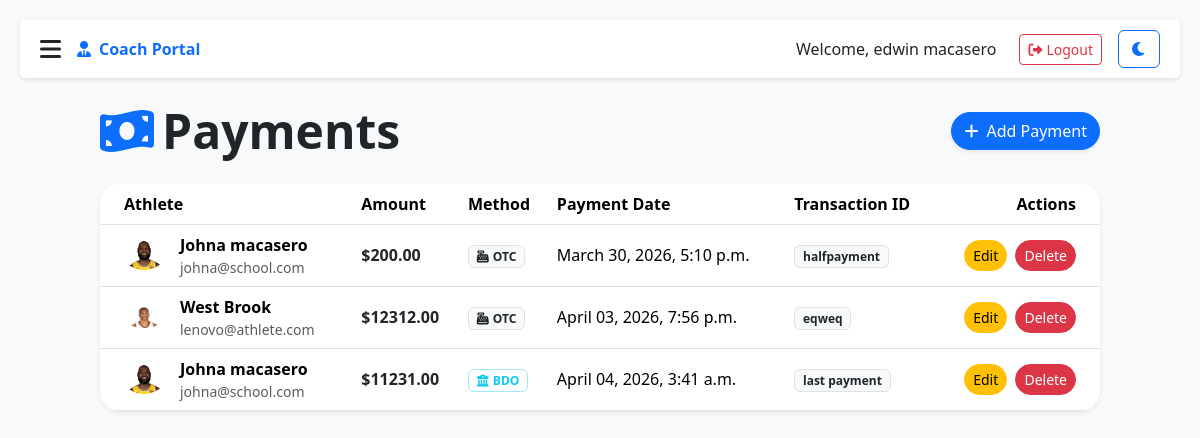
Screenshot of /athletes/payments/ (signed in) with the database file from the repository.
### management/models.py (models this page shows, shortened)
class Payment(models.Model):
    athlete = models.ForeignKey(Athlete, on_delete=models.CASCADE)
    sports = models.TextField(null=True, blank=True, help_text="Sport for this payment")
    amount = models.DecimalField(max_digits=10, decimal_places=2)
    payment_date = models.DateTimeField(auto_now_add=True)
    transaction_id = models.CharField(max_length=100, unique=True)
    payment_method = models.CharField(max_length=50, choices=[
        ('Over-the-counter', 'Over-the-counter'),
        ('GCash', 'GCash'),
        ('BDO', 'BDO'),
        ('Metrobank', 'Metrobank')
    ], default='Over-the-counter')

class Athlete(models.Model):
    user = models.OneToOneField(User, on_delete=models.CASCADE)
    profile_picture = models.ImageField(upload_to='profile_pics/', null=True, blank=True)
    contact_number = models.CharField(max_length=15)
    address = models.TextField()
    weight = models.DecimalField(max_digits=5, decimal_places=2, null=True, blank=True, help_text="Weight in kg")
    height = models.DecimalField(max_digits=5, decimal_places=2, null=True, blank=True, help_text="Height in cm")
    endurance_level = models.CharField(max_length=50, default='Medium', choices=[('Low', 'Low'), ('Medium', 'Medium'), ('High', 'High'), ('Elite', 'Elite')])
    injury_status = models.CharField(max_length=100, default='None', help_text="Current injury or 'None'")
    sports = models.TextField(null=True, blank=True, help_text="Comma-separated list of sports")
    jersey_number = models.CharField(max_length=10, null=True, blank=True, default='#--')
    position = models.CharField(max_length=50, null=True, blank=True, default='Player')
    grade_level = models.CharField(max_length=50, null=True, blank=True, default='Active')
    plain_password = models.CharField(max_length=128, null=True, blank=True, help_text="Plain text password (Admin access only)")

### management/views.py (the view)
# urls.py: path('payments/', views.payment_list, name='payment_list'),
@login_required
def payment_list(request):
    is_coach = Coach.objects.filter(user=request.user).exists()
    is_athlete = Athlete.objects.filter(user=request.user).exists()
    Notification.objects.filter(recipient=request.user, notification_type='payment', is_read=False).update(is_read=True)
    if is_coach:
        coach = Coach.objects.get(user=request.user)
        coach_sports = coach.sports.split(',') if coach.sports else []
        payments = Payment.objects.filter(sports__in=coach_sports)
    elif is_athlete:
        athlete = Athlete.objects.get(user=request.user)
        payments = Payment.objects.filter(athlete=athlete)
    else:
        payments = Payment.objects.all()
    return render(request, 'management/payment_list.html', {
        'payments': payments,
        'is_athlete': is_athlete,
        'portal_type': 'athlete' if is_athlete else ('coach' if is_coach else 'admin'),
        'in_portal': True
    })

### management/context_processors.py (called while the page is built)
def unread_notifications(request):
    if not request.user.is_authenticated:
        return {}
    counts = {
        'total': 0,
        'chat': Message.objects.filter(receiver=request.user, is_read=False).count(),
        'payment': 0,
        'session': 0,
        'evaluation': 0,
        'incident': 0,
        'goal': 0,
        'system': 0,
    }
    notifications = Notification.objects.filter(recipient=request.user, is_read=False)
    for n in notifications:
        n_type = n.notification_type.lower()
        if n_type in counts:
            counts[n_type] += 1
        else:
            counts['system'] += 1
    counts['total'] = sum(v for k, v in counts.items() if k != 'total')
    return {'unread_counts': counts}

### management/templates/management/payment_list.html (shortened to what this page needs)
{% extends 'base.html' %}
{% load django_bootstrap5 %}
{% block content %}
<div class="container mt-4">
    <div class="d-flex justify-content-between align-items-center mb-4">
        <h1 class="display-5 fw-bold"><i class="fas fa-money-bill-wave me-2 text-primary"></i>Payments</h1>
        <a href="{% url 'management:payment_create' %}" class="btn btn-primary rounded-pill shadow-sm">
            <i class="fas fa-plus me-2"></i>{% if is_athlete %}Make Payment{% else %}Add Payment{% endif %}
        </a>
    </div>
    <div class="card border-0 shadow-sm rounded-4 overflow-hidden">
        <div class="table-responsive">
            <table class="table table-hover align-middle mb-0">
                <thead class="bg-light">
                    <tr>
                        <th class="ps-4">Athlete</th>
                        <th>Amount</th>
                        <th>Method</th>
                        <th>Payment Date</th>
                        <th>Transaction ID</th>
                        <th class="text-end pe-4">Actions</th>
                    </tr>
                </thead>
                <tbody>
                    {% for payment in payments %}
                    <tr>
                        <td class="ps-4">
                            <div class="d-flex align-items-center">
                                {% if payment.athlete.profile_picture %}
                                    <img src="{{ payment.athlete.profile_picture.url }}" class="rounded-circle me-3" width="40" height="40" style="object-fit: cover;">
                                {% else %}
                                    <div class="rounded-circle bg-primary text-white d-flex align-items-center justify-content-center me-3" style="width: 40px; height: 40px;">
                                        {{ payment.athlete.user.username|slice:":1"|upper }}
                                    </div>
                                {% endif %}
                                <div>
                                    <div class="fw-bold">{{ payment.athlete.user.get_full_name|default:payment.athlete.user.username }}</div>
                                    <div class="small text-muted">{{ payment.athlete.user.email }}</div>
                                </div>
                            </div>
                        </td>
                        <td class="fw-bold text-dark">${{ payment.amount }}</td>
                        <td>
                            {% if payment.payment_method == 'GCash' %}
                                <span class="badge bg-primary-light text-primary border border-primary-subtle"><i class="fas fa-mobile-alt me-1"></i>GCash</span>
                            {% elif payment.payment_method == 'BDO' or payment.payment_method == 'Metrobank' %}
                                <span class="badge bg-info-light text-info border border-info-subtle"><i class="fas fa-university me-1"></i>{{ payment.payment_method }}</span>
                            {% else %}
                                <span class="badge bg-light text-dark border"><i class="fas fa-cash-register me-1"></i>OTC</span>
                            {% endif %}
                        </td>
                        <td>{{ payment.payment_date|date:"F d, Y, g:i a" }}</td>
                        <td><span class="badge bg-light text-dark border">{{ payment.transaction_id }}</span></td>
                        <td class="text-end pe-4">
                            <a href="{% url 'management:payment_update' payment.pk %}" class="btn btn-sm btn-warning rounded-pill me-1">Edit</a>
                            <a href="{% url 'management:payment_delete' payment.pk %}" class="btn btn-sm btn-danger rounded-pill">Delete</a>
                        </td>
                    </tr>
                    {% endfor %}
                </tbody>
            </table>
        </div>
    </div>
</div>
{% endblock %}

### management/templates/base.html (shortened to what this page needs)
{% load django_bootstrap5 %}
{% load static %}
<!DOCTYPE html>
<html lang="en">
<head>
    {% bootstrap_css %}
    <link rel="stylesheet" href="https://cdnjs.cloudflare.com/ajax/libs/font-awesome/6.0.0/css/all.min.css">
    <link rel="stylesheet" href="{% static 'management/css/dark_mode.css' %}">
    <script src="https://cdn.tailwindcss.com"></script>
</head>
<body>
    <div class="main-content" id="main-content">
        <div class="header">
            {% if user.is_authenticated %}
                <div class="d-flex align-items-center">
                    {% if portal_type == 'athlete' or is_athlete %}
                        <button id="athleteBurgerMenu" type="button" aria-label="Open menu" aria-expanded="false" aria-controls="athleteDrawerContent" class="p-2.5 rounded-xl bg-slate-100 dark:bg-slate-800 text-slate-600 dark:text-slate-400 border border-slate-200/90 dark:border-white/10 shadow-sm hover:bg-slate-200 dark:hover:bg-slate-700 transition-all focus:outline-none focus:ring-2 focus:ring-blue-500/40">
                            <i data-lucide="menu" class="w-6 h-6" aria-hidden="true"></i>
                        </button>
                    {% else %}
                        <button id="sidebar-toggle"><i class="fas fa-bars"></i></button>
                    {% endif %}
                    {% if in_portal %}
                        {% if portal_type == 'admin' %}
                            <div class="navbar-brand fw-bold text-dark ms-3"><i class="fas fa-user-shield me-2"></i>Admin Console</div>
                        {% elif portal_type == 'coach' %}
                            <div class="navbar-brand fw-bold text-primary ms-3"><i class="fas fa-user-tie me-2"></i>Coach Portal</div>
                        {% else %}
                            <div class="navbar-brand fw-bold text-success ms-3"><i class="fas fa-running me-2"></i>Athlete Portal</div>
                        {% endif %}
                    {% endif %}
                </div>
            {% endif %}
            <div class="user-info">
                {% if user.is_authenticated %}
                    {% if in_portal %}
                        {% if portal_type == 'coach' and is_coach_dashboard %}
                            <div class="flex items-center gap-3 bg-slate-100 dark:bg-slate-800 p-1.5 pr-4 rounded-full border border-slate-200 dark:border-slate-700 cursor-pointer hover:bg-slate-200 dark:hover:bg-slate-700 transition-all" id="coachProfileTrigger">
                                {% if user.coach.profile_picture %}
                                    <img src="{{ user.coach.profile_picture.url }}" class="w-10 h-10 rounded-full object-cover border-2 border-brand" alt="Coach Profile">
                                {% else %}
                                    <div class="w-10 h-10 rounded-full bg-brand/10 flex items-center justify-center border-2 border-brand">
                                        <i data-lucide="user" class="w-5 h-5 text-brand"></i>
                                    </div>
                                {% endif %}
                                <div class="hidden sm:block">
                                    <p class="text-[11px] font-black text-slate-900 dark:text-white uppercase leading-none">{{ user.get_full_name|default:user.username }}</p>
                                    <p class="text-[9px] font-bold text-brand uppercase tracking-widest mt-0.5">HEAD COACH</p>
                                </div>
                            </div>
                        {% elif portal_type == 'admin' or is_athlete or portal_type == 'coach' %}
                            <span>Welcome, {{ user.get_full_name|default:user.username }}</span>
                            <form id="logout-form" action="{% url 'logout' %}" method="post" style="display: inline;">
                                <button type="submit" class="btn btn-sm btn-outline-danger ms-2"><i class="fas fa-sign-out-alt me-1"></i>Logout</button>
                            </form>
                        {% endif %}
                    {% else %}
                        <span>Welcome, {{ user.get_full_name|default:user.username }}</span>
                    {% endif %}
                {% endif %}
                <button id="dark-mode-toggle" class="btn btn-outline-primary ms-3"><i class="fas fa-moon"></i></button>
            </div>
        </div>
        <div class="container-fluid">
            {% block content %}
            {% endblock %}
        </div>
    </div>
</body>
</html>

### management/templates/base.html (style rules this page uses)
body { display: flex; min-height: 100vh; background-color: #f8f9fa; }
.main-content { margin-left: 0; padding: 20px; width: 100%; transition: margin-left 0.3s; }
.header { display: flex; justify-content: space-between; align-items: center; background-color: white; padding: 10px 20px; border-radius: 5px; margin-bottom: 20px; box-shadow: 0 2px 4px rgba(0,0,0,0.1); }
#sidebar-toggle { background: none; border: none; font-size: 24px; cursor: pointer; }
.user-info { display: flex; align-items: center; }
.user-info span { margin-right: 15px; }
#dark-mode-toggle { margin-left: 15px; }

### management/templates/management/payment_list.html (style rules this page uses)
.rounded-4 { border-radius: 1.25rem !important; }

### rows the page displays
Payment: athlete.profile_picture (picture), athlete.user.get_full_name "Johna macasero", athlete.user.email "johna@school.com", amount "200.00", payment_method "OTC", payment_date "March 30, 2026, 5:10 p.m.", transaction_id "halfpayment"
Payment: athlete.profile_picture (picture), athlete.user.get_full_name "West Brook", athlete.user.email "lenovo@athlete.com", amount "12312.00", payment_method "OTC", payment_date "April 03, 2026, 7:56 p.m.", transaction_id "eqweq"
Payment: athlete.profile_picture (picture), athlete.user.get_full_name "Johna macasero", athlete.user.email "johna@school.com", amount "11231.00", payment_method "BDO", payment_date "April 04, 2026, 3:41 a.m.", transaction_id "last payment"

### other values shown
{{ user.get_full_name|default:user.username }} "edwin macasero"
